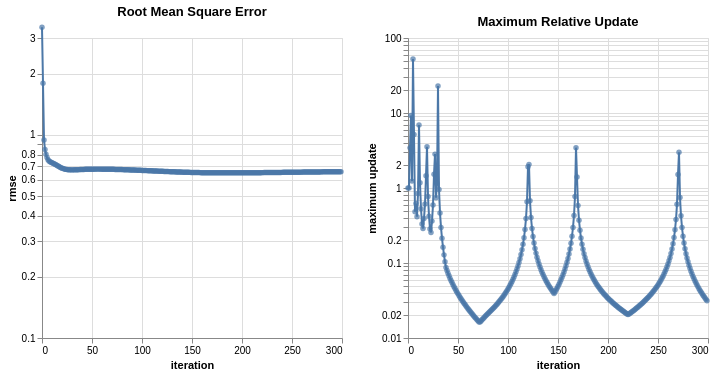

Here is the notebook cell this chart was saved with:
### Markdown cell above
## Monitoring Optimization Progress

As gradient descent progresses,
* $U$ and $V$ are updated. How large are the updates?
* Are the updates getting better? Does RMSE decrease?

### Code cell
f_rmse = alt.Chart(error).encode(x='iteration:Q', y=alt.Y('rmse:Q', scale=alt.Scale(type='log', base=10, domain=[0.1, 3])))
f_update = alt.Chart(update).encode(x='iteration:Q', y=alt.Y('maximum update:Q', scale=alt.Scale(type='log', base=10)))

alt.hconcat(
    alt.layer(f_rmse.mark_line(), f_rmse.mark_point(filled=True), title='Root Mean Square Error'),
    alt.layer(f_update.mark_line(), f_update.mark_point(filled=True), title='Maximum Relative Update')
)

### Figure 1 — Vega-Lite specification as saved in the notebook (floating-point values rounded to 4 significant figures; data arrays with more than 128 entries replaced by an {"elided": "..."} marker saying what was removed)
{"config": {"view": {"continuousWidth": 300, "continuousHeight": 300}}, "hconcat": [{"layer": [{"mark": {"type": "line"}, "encoding": {"x": {"field": "iteration", "type": "quantitative"}, "y": {"field": "rmse", "scale": {"base": 10, "domain": [0.1, 3], "type": "log"}, "type": "quantitative"}}}, {"mark": {"type": "point", "filled": true}, "encoding": {"x": {"field": "iteration", "type": "quantitative"}, "y": {"field": "rmse", "scale": {"base": 10, "domain": [0.1, 3], "type": "log"}, "type": "quantitative"}}}], "data": {"name": "data-d6b754b08e2bb1fe2e9395e8c6b9ed3f"}, "title": "Root Mean Square Error"}, {"layer": [{"mark": {"type": "line"}, "encoding": {"x": {"field": "iteration", "type": "quantitative"}, "y": {"field": "maximum update", "scale": {"base": 10, "type": "log"}, "type": "quantitative"}}}, {"mark": {"type": "point", "filled": true}, "encoding": {"x": {"field": "iteration", "type": "quantitative"}, "y": {"field": "maximum update", "scale": {"base": 10, "type": "log"}, "type": "quantitative"}}}], "data": {"name": "data-5f516b4f232e6981c46ea9d324c74019"}, "title": "Maximum Relative Update"}], "$schema": "https://vega.github.io/schema/vega-lite/v5.16.3.json", "datasets": {"data-d6b754b08e2bb1fe2e9395e8c6b9ed3f": {"elided": "300 records"}, "data-5f516b4f232e6981c46ea9d324c74019": {"elided": "300 records"}}}
